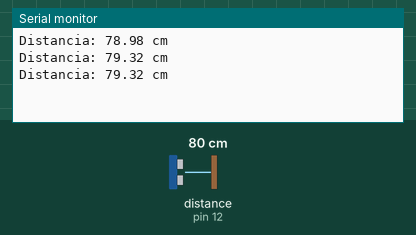
The sketch below on a simulated Arduino Uno, built with avr-gcc and run on an emulated ATmega328P. On the bench: the last lines printed to the serial monitor. Wiring (inferred from the names in the program): ultrasonic range finder: trigger pin 14; echo pin 12. The inputs (shaded band) are chosen by the test bench; at power-on: distance to the obstacle (sensor on pin 12) 80 cm. The echo pulse lasts 58.3 µs per cm.

Above: at 1.3 s.
1.4 s: distance to the obstacle (sensor on pin 12) set to 2 cm
At 1.9 s:
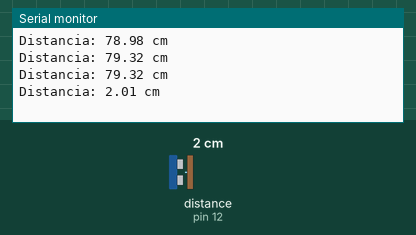
2.9 s: distance to the obstacle (sensor on pin 12) set to 4 cm
At 3.4 s:
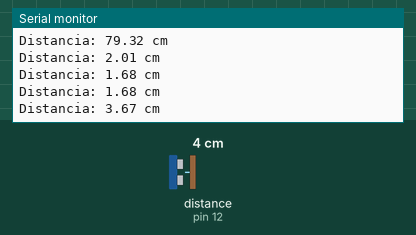
Timing chart, 0 to 5.9 s (numbered marks = the images above; inputs shaded):
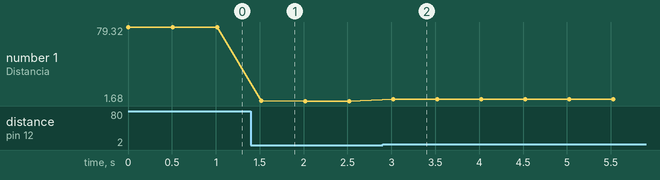

The sketch:

Sensor_Gas_Arduino.ino
```cpp
#define ULTRAWATER_TRIG_PIN 14
#define ULTRAWATER_ECHO_PIN 12

long duration;
float distance;

void setup() {
  Serial.begin(115200);
  pinMode(ULTRAWATER_TRIG_PIN, OUTPUT);
  pinMode(ULTRAWATER_ECHO_PIN, INPUT);
}

void loop() {
  // Limpia el pin TRIG
  digitalWrite(ULTRAWATER_TRIG_PIN, LOW);
  delayMicroseconds(2);

  // Envia un pulso de 10 microsegundos
  digitalWrite(ULTRAWATER_TRIG_PIN, HIGH);
  delayMicroseconds(10);
  digitalWrite(ULTRAWATER_TRIG_PIN, LOW);

  // Lee el tiempo que tarda el eco en volver
  duration = pulseIn(ULTRAWATER_ECHO_PIN, HIGH);

  // Calcula la distancia (en centímetros)
  distance = duration * 0.034 / 2;

  // Imprime la distancia
  Serial.print("Distancia: ");
  Serial.print(distance);
  Serial.println(" cm");

  delay(500);
}
```

Measured:
- after the input at 1.4 s, the serial monitor: prints a new line after 0.12 s (image 1)
- after the input at 2.9 s, the serial monitor: prints a new line after 0.12 s (image 2)
- plotted number 1: 79.32 → 1.68 after the input at 1.4 s, 1.68 → 3.67 after the input at 2.9 s
